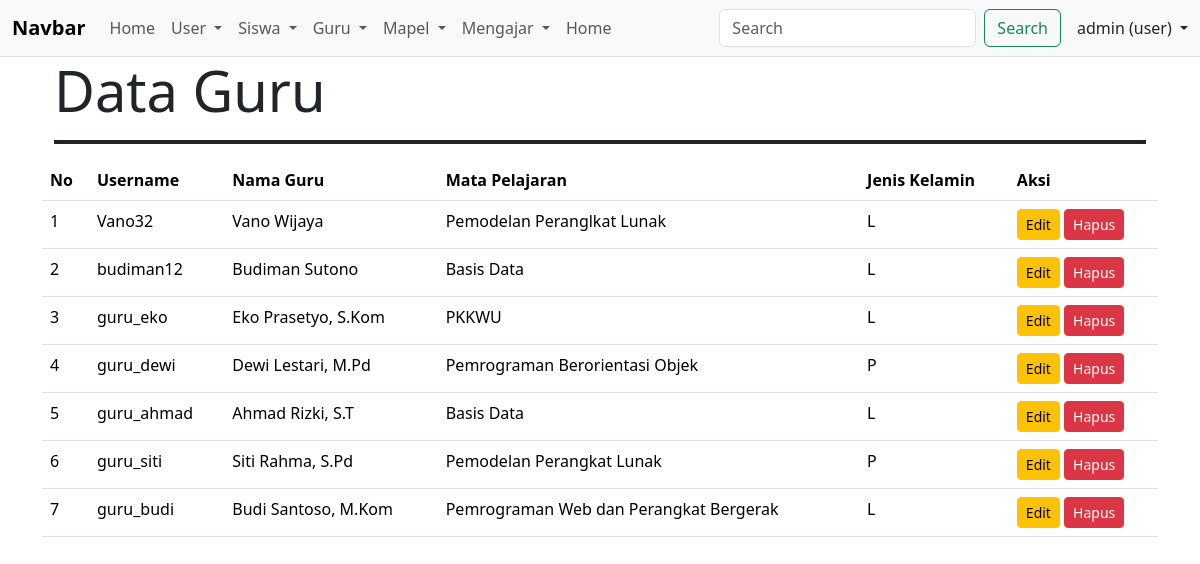
Page /koneksi/daftar_guru.php on the committed database.
### tables this page shows
CREATE TABLE `guru` (
  `id` int(11) NOT NULL,
  `nip` varchar(20) NOT NULL,
  `nama` varchar(100) NOT NULL,
  `jenis_kelamin` enum('L','P') NOT NULL,
  `user_id` int(11) DEFAULT NULL
);

CREATE TABLE `users` (
  `id` int(11) NOT NULL,
  `username` varchar(50) NOT NULL,
  `password` varchar(255) NOT NULL,
  `role` enum('admin','guru','siswa') NOT NULL,
  `created_at` timestamp NOT NULL DEFAULT current_timestamp()
);

### koneksi/daftar_guru.php (the view, shortened to what this page needs)
<?php
require_once('koneksi.php');
require_once('navbar.php');
$sql = "SELECT g.*, u.username,
        (SELECT GROUP_CONCAT(DISTINCT m.nama_mapel ORDER BY m.nama_mapel SEPARATOR ', ')
        FROM mapel m
        WHERE m.guru_id = g.id) AS mapel
        FROM guru g
        LEFT JOIN users u ON g.user_id = u.id
        ORDER BY g.id DESC";
$hasil = mysqli_query($koneksi, $sql);
$data = [];
if (mysqli_num_rows($hasil) > 0) {
    while ($row = mysqli_fetch_assoc($hasil)) {
        $data[] = $row;
    }
} else {
    echo "Tidak ada data";
}
?>
<div class="container">
    <div class="container center">
        <h1 class="fw-normal display-4">Data Guru</h1>
        <hr class="border border-dark border-2 opacity-100">
    </div>
    <table class="table">
        <thead>
            <tr>
                <th scope="col">No</th>
                <th scope="col">Username</th>
                <th scope="col">Nama Guru</th>
                <th scope="col">Mata Pelajaran</th>
                <th scope="col">Jenis Kelamin</th>
                <th scope="col">Aksi</th>
            </tr>
        </thead>
        <tbody>
            <?php $no = 1; foreach ($data as $guru) { ?>
                <tr>
                    <td>
                        <?php echo $no++; ?>
                    </td>
                    <td>
                        <?php echo $guru['username']; ?>
                    </td>
                    <td>
                        <?php echo $guru['nama']; ?>
                    </td>
                    <td>
                        <?php echo htmlspecialchars($guru['mapel'] ?? ''); ?>
                    </td>
                    <td>
                        <?php echo $guru['jenis_kelamin']; ?>
                    </td>
                    <td>
                        <a href="form_edit.php?id=<?php echo $guru['user_id']; ?>"
                           class="btn btn-warning btn-sm">
                            Edit
                        </a>
                        <a href="aksi_hapus.php?id=<?php echo $guru['id']; ?>"
                           class="btn btn-danger btn-sm"
                           onclick="return confirm('Apakah Anda yakin ingin menghapus data ini?')">
                            Hapus
                        </a>
                    </td>
                </tr>
            <?php } ?>
        </tbody>
    </table>
</div>
<?php require "footer.php"; ?>

### rows in the picture
guru: user.username "Vano32", nama "Vano Wijaya", mapel "Pemodelan Peranglkat Lunak", jenis_kelamin "L"
guru: user.username "budiman12", nama "Budiman Sutono", mapel "Basis Data", jenis_kelamin "L"
guru: user.username "guru_eko", nama "Eko Prasetyo, S.Kom", mapel "PKKWU", jenis_kelamin "L"
guru: user.username "guru_dewi", nama "Dewi Lestari, M.Pd", mapel "Pemrograman Berorientasi Objek", jenis_kelamin "P"
guru: user.username "guru_ahmad", nama "Ahmad Rizki, S.T", mapel "Basis Data", jenis_kelamin "L"
guru: user.username "guru_siti", nama "Siti Rahma, S.Pd", mapel "Pemodelan Perangkat Lunak", jenis_kelamin "P"
guru: user.username "guru_budi", nama "Budi Santoso, M.Kom", mapel "Pemrograman Web dan Perangkat Bergerak", jenis_kelamin "L"

### other values in the picture
$nama "admin"
$username "user"
